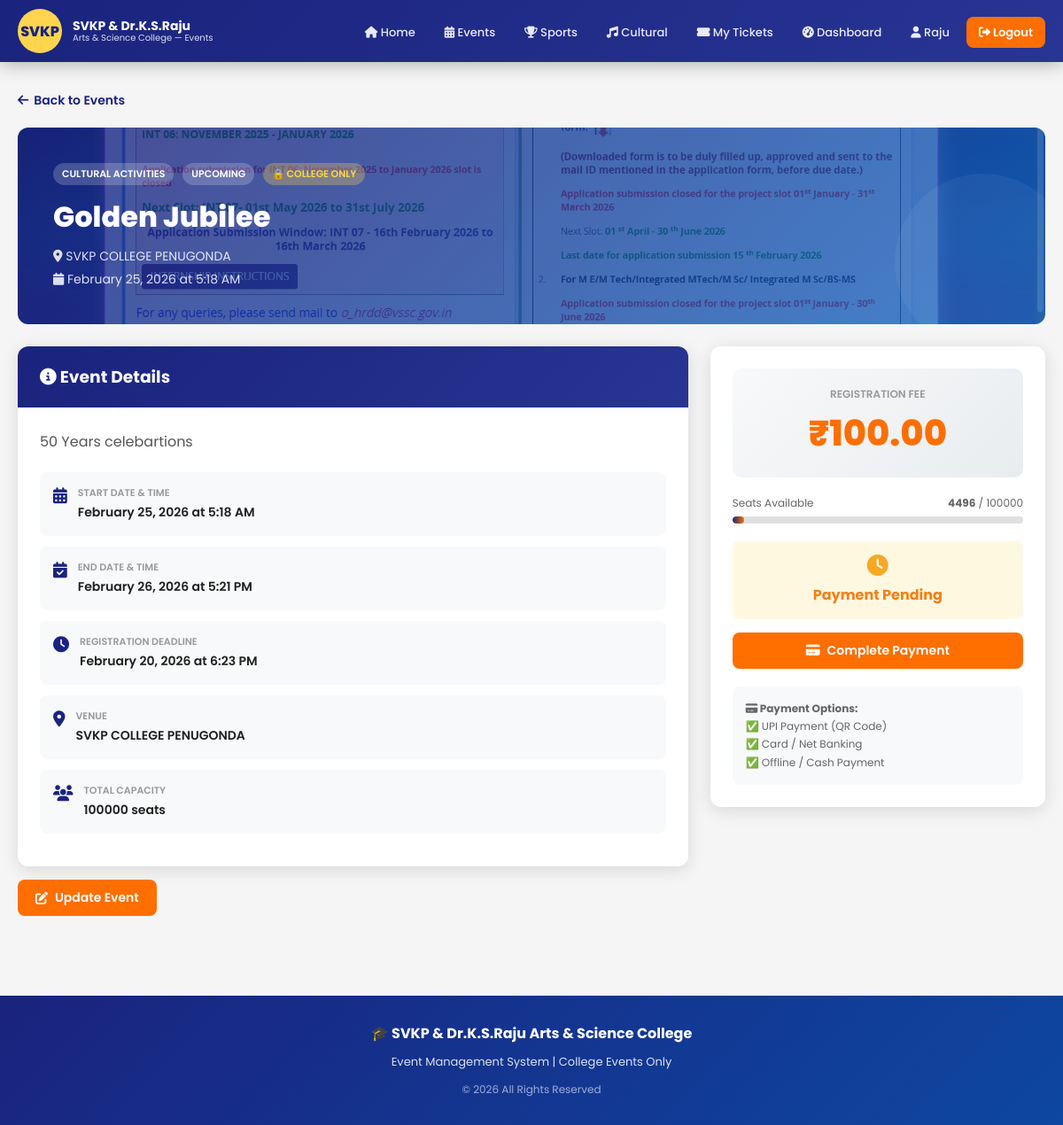
The page /events/1/ (signed in) on the database its author committed.
### accounts/models.py (models this page shows, shortened)
class CustomUser(AbstractUser):
    USER_TYPES = (
        ('student', 'Student'),
        ('staff', 'Staff'),
        ('other', 'Other'),
    )
    user_type = models.CharField(max_length=10, choices=USER_TYPES, default='other')
    phone = models.CharField(max_length=15, unique=True)
    roll_number = models.CharField(max_length=20, blank=True, null=True)  # for students
    department = models.CharField(max_length=100, blank=True, null=True)
    employee_id = models.CharField(max_length=20, blank=True, null=True)  # for staff
    is_email_verified = models.BooleanField(default=False)
    is_phone_verified = models.BooleanField(default=False)
    profile_pic = models.ImageField(upload_to='profiles/', blank=True, null=True)
    address = models.TextField(blank=True, null=True)
    created_at = models.DateTimeField(auto_now_add=True)
    class Meta:
        db_table = 'custom_users'

### events/models.py (models this page shows, shortened)
class Event(models.Model):
    EVENT_TYPES = (
        ('sports', 'Sports'),
        ('cultural', 'Cultural Activities'),
        ('academic', 'Academic'),
        ('technical', 'Technical'),
        ('other', 'Other Events'),
    )
    STATUS_CHOICES = (
        ('upcoming', 'Upcoming'),
        ('ongoing', 'Ongoing'),
        ('completed', 'Completed'),
        ('cancelled', 'Cancelled'),
    )
    title = models.CharField(max_length=200)
    event_type = models.CharField(max_length=20, choices=EVENT_TYPES)
    description = models.TextField()
    venue = models.CharField(max_length=200)
    start_date = models.DateTimeField()
    end_date = models.DateTimeField()
    registration_deadline = models.DateTimeField()
    total_seats = models.PositiveIntegerField()
    available_seats = models.PositiveIntegerField()
    fee = models.DecimalField(max_digits=10, decimal_places=2, default=0.00)
    image = models.ImageField(upload_to='event_images/', blank=True, null=True)
    status = models.CharField(max_length=15, choices=STATUS_CHOICES, default='upcoming')
    is_college_only = models.BooleanField(default=True, help_text='College events only')
    created_by = models.ForeignKey(
        settings.AUTH_USER_MODEL, on_delete=models.SET_NULL,
        null=True, related_name='created_events'
    )
    updated_by = models.ForeignKey(
        settings.AUTH_USER_MODEL, on_delete=models.SET_NULL,
        null=True, blank=True, related_name='updated_events'
    )
    created_at = models.DateTimeField(auto_now_add=True)
    updated_at = models.DateTimeField(auto_now=True)
    class Meta:
        db_table = 'events'
        ordering = ['-start_date']

### events/views.py (the view)
# urls.py: path('events/<int:pk>/', views.EventDetailView.as_view(), name='event_detail'),
class EventDetailView(View):
    def get(self, request, pk):
        event = get_object_or_404(Event, pk=pk)
        user_registration = None
        if request.user.is_authenticated:
            user_registration = EventRegistration.objects.filter(
                event=event, user=request.user
            ).first()
        context = {
            'event': event,
            'user_registration': user_registration,
        }
        return render(request, 'events/event_detail.html', context)

### templates/events/event_detail.html (shortened to what this page needs)
{% extends 'base/base.html' %}
{% block content %}
<div class="main-content">
    <a href="{% url 'events:event_list' %}" style="display:inline-flex; align-items:center; gap:6px; color:var(--primary); text-decoration:none; margin-bottom:20px; font-size:14px; font-weight:600;">
        <i class="fas fa-arrow-left"></i> Back to Events
    </a>
    <div class="event-hero">
        {% if event.image %}
        <img src="{{ event.image.url }}" alt="{{ event.title }}" style="position:absolute; inset:0; width:100%; height:100%; object-fit:cover; opacity:0.2;">
        {% endif %}
        <div style="position:relative; z-index:1;">
            <div style="display:flex; gap:10px; margin-bottom:12px; flex-wrap:wrap;">
                <span class="badge badge-{{ event.event_type }}" style="background:rgba(255,255,255,0.2); color:white;">{{ event.get_event_type_display }}</span>
                <span class="badge badge-{{ event.status }}" style="background:rgba(255,255,255,0.2); color:white;">{{ event.get_status_display }}</span>
                {% if event.is_college_only %}
                <span class="badge" style="background:rgba(255,213,79,0.3); color:#ffd54f;">🔒 College Only</span>
                {% endif %}
            </div>
            <h1 style="font-size:2em; font-weight:800; margin-bottom:10px;">{{ event.title }}</h1>
            <p style="opacity:0.85; font-size:14px;"><i class="fas fa-map-marker-alt"></i> {{ event.venue }}</p>
            <p style="opacity:0.85; font-size:14px; margin-top:5px;"><i class="fas fa-calendar"></i> {{ event.start_date|date:"F d, Y" }} at {{ event.start_date|time:"g:i A" }}</p>
        </div>
    </div>
    <div class="event-details-grid">
        <div>
            <div class="card">
                <div class="card-header"><h3><i class="fas fa-info-circle"></i> Event Details</h3></div>
                <div class="card-body">
                    <p style="line-height:1.8; color:#555; margin-bottom:20px;">{{ event.description }}</p>
                    <div class="info-item">
                        <i class="fas fa-calendar-alt"></i>
                        <div class="info-item-text">
                            <label>Start Date & Time</label>
                            <span>{{ event.start_date|date:"F d, Y" }} at {{ event.start_date|time:"g:i A" }}</span>
                        </div>
                    </div>
                    <div class="info-item">
                        <i class="fas fa-calendar-check"></i>
                        <div class="info-item-text">
                            <label>End Date & Time</label>
                            <span>{{ event.end_date|date:"F d, Y" }} at {{ event.end_date|time:"g:i A" }}</span>
                        </div>
                    </div>
                    <div class="info-item">
                        <i class="fas fa-clock"></i>
                        <div class="info-item-text">
                            <label>Registration Deadline</label>
                            <span>{{ event.registration_deadline|date:"F d, Y" }} at {{ event.registration_deadline|time:"g:i A" }}</span>
                        </div>
                    </div>
                    <div class="info-item">
                        <i class="fas fa-map-marker-alt"></i>
                        <div class="info-item-text">
                            <label>Venue</label>
                            <span>{{ event.venue }}</span>
                        </div>
                    </div>
                    <div class="info-item">
                        <i class="fas fa-users"></i>
                        <div class="info-item-text">
                            <label>Total Capacity</label>
                            <span>{{ event.total_seats }} seats</span>
                        </div>
                    </div>
                </div>
            </div>
            {% if user.user_type == 'staff' or user.is_superuser %}
            <div style="margin-top:15px;">
                <a href="{% url 'events:event_update' event.pk %}" class="btn btn-secondary">
                    <i class="fas fa-edit"></i> Update Event
                </a>
            </div>
            {% endif %}
        </div>
        <div>
            <div class="registration-box">
                <div class="fee-display">
                    <div style="font-size:12px; color:#999; margin-bottom:5px; text-transform:uppercase; font-weight:600;">Registration Fee</div>
                    <div class="fee-amount {% if event.fee == 0 %}free{% endif %}">
                        {% if event.fee == 0 %}FREE{% else %}₹{{ event.fee }}{% endif %}
                    </div>
                </div>
                <div style="margin-bottom:20px;">
                    <div style="display:flex; justify-content:space-between; font-size:12px; color:#666; margin-bottom:6px;">
                        <span>Seats Available</span>
                        <span><strong>{{ event.available_seats }}</strong> / {{ event.total_seats }}</span>
                    </div>
                    <div class="progress-bar">
                        {% widthratio event.available_seats event.total_seats 100 as percent %}
                        <div class="progress-fill" style="width:{{ percent }}%;"></div>
                    </div>
                </div>
                {% if user_registration %}
                    {% if user_registration.status == 'confirmed' %}
                        <div style="background:#e8f5e9; padding:15px; border-radius:8px; text-align:center; margin-bottom:15px;">
                            <i class="fas fa-check-circle" style="color:var(--success); font-size:24px;"></i>
                            <p style="color:var(--success); font-weight:700; margin-top:5px;">You're Registered!</p>
                            <p style="font-size:12px; color:#666;">Ticket: {{ user_registration.ticket_number }}</p>
                        </div>
                        <a href="{% url 'payments:ticket' user_registration.id %}" class="btn btn-success btn-full">
                            <i class="fas fa-ticket-alt"></i> View Ticket
                        </a>
                    {% else %}
                        <div style="background:#fff8e1; padding:15px; border-radius:8px; text-align:center; margin-bottom:15px;">
                            <i class="fas fa-clock" style="color:var(--warning); font-size:24px;"></i>
                            <p style="color:#f57f17; font-weight:700; margin-top:5px;">Payment Pending</p>
                        </div>
                        <a href="{% url 'payments:payment' user_registration.id %}" class="btn btn-secondary btn-full">
                            <i class="fas fa-credit-card"></i> Complete Payment
                        </a>
                    {% endif %}
                {% else %}
                    <button class="btn btn-full" style="background:#e0e0e0; color:#999; cursor:not-allowed;" disabled>
                        <i class="fas fa-times-circle"></i>
                        {% if event.available_seats == 0 %}Fully Booked{% else %}Registration Closed{% endif %}
                    </button>
                {% endif %}
                <div style="margin-top:20px; padding:15px; background:#f8f9fa; border-radius:8px; font-size:12px; color:#666; line-height:1.7;">
                    <strong><i class="fas fa-credit-card"></i> Payment Options:</strong><br>
                    ✅ UPI Payment (QR Code)<br>
                    ✅ Card / Net Banking<br>
                    ✅ Offline / Cash Payment
                </div>
            </div>
        </div>
    </div>
</div>
{% endblock %}

### templates/base/base.html (shortened to what this page needs)
<!DOCTYPE html>
<html lang="en">
<head>
    {% load static %}
    <link href="https://cdnjs.cloudflare.com/ajax/libs/font-awesome/6.4.0/css/all.min.css" rel="stylesheet">
</head>
<body>
    <nav class="navbar">
        <div class="navbar-inner">
            <a href="{% url 'events:home' %}" class="navbar-brand">
                <div class="college-logo">SVKP</div>
                <div class="college-name">
                    <div class="main">SVKP & Dr.K.S.Raju</div>
                    <div class="sub">Arts & Science College — Events</div>
                </div>
            </a>
            <ul class="nav-links">
                <li><a href="{% url 'events:home' %}"><i class="fas fa-home"></i> Home</a></li>
                <li><a href="{% url 'events:event_list' %}"><i class="fas fa-calendar-alt"></i> Events</a></li>
                <li><a href="{% url 'events:event_list' %}?type=sports"><i class="fas fa-trophy"></i> Sports</a></li>
                <li><a href="{% url 'events:event_list' %}?type=cultural"><i class="fas fa-music"></i> Cultural</a></li>
                {% if user.is_authenticated %}
                    <li><a href="{% url 'events:my_registrations' %}"><i class="fas fa-ticket-alt"></i> My Tickets</a></li>
                    {% if user.user_type == 'staff' or user.is_superuser %}
                        <li><a href="{% url 'events:staff_dashboard' %}"><i class="fas fa-tachometer-alt"></i> Dashboard</a></li>
                    {% endif %}
                    <li><a href="{% url 'accounts:profile' %}"><i class="fas fa-user"></i> {{ user.first_name }}</a></li>
                    <li><a href="{% url 'accounts:logout' %}" class="btn-accent"><i class="fas fa-sign-out-alt"></i> Logout</a></li>
                {% else %}
                    <li><a href="{% url 'accounts:login' %}"><i class="fas fa-sign-in-alt"></i> Login</a></li>
                    <li><a href="{% url 'accounts:register_choice' %}" class="btn-accent"><i class="fas fa-user-plus"></i> Register</a></li>
                {% endif %}
            </ul>
        </div>
    </nav>
    {% block content %}{% endblock %}
    <footer>
        <div class="footer-title">🎓 SVKP & Dr.K.S.Raju Arts & Science College</div>
        <p>Event Management System | College Events Only</p>
        <p style="margin-top:8px; font-size:12px; opacity:0.7;">© 2026 All Rights Reserved</p>
    </footer>
</body>
</html>

### rows shown on the page
CustomUser: first_name "Raju"
Event: image (picture), event_type "CULTURAL ACTIVITIES", status "UPCOMING", title "Golden Jubilee", venue "SVKP COLLEGE PENUGONDA", start_date "February 25, 2026", start_date "5:18 AM", description "50 Years celebartions", end_date "February 26, 2026", end_date "5:21 PM", registration_deadline "February 20, 2026", registration_deadline "6:23 PM", total_seats "100000", fee "100.00", available_seats "4496"
